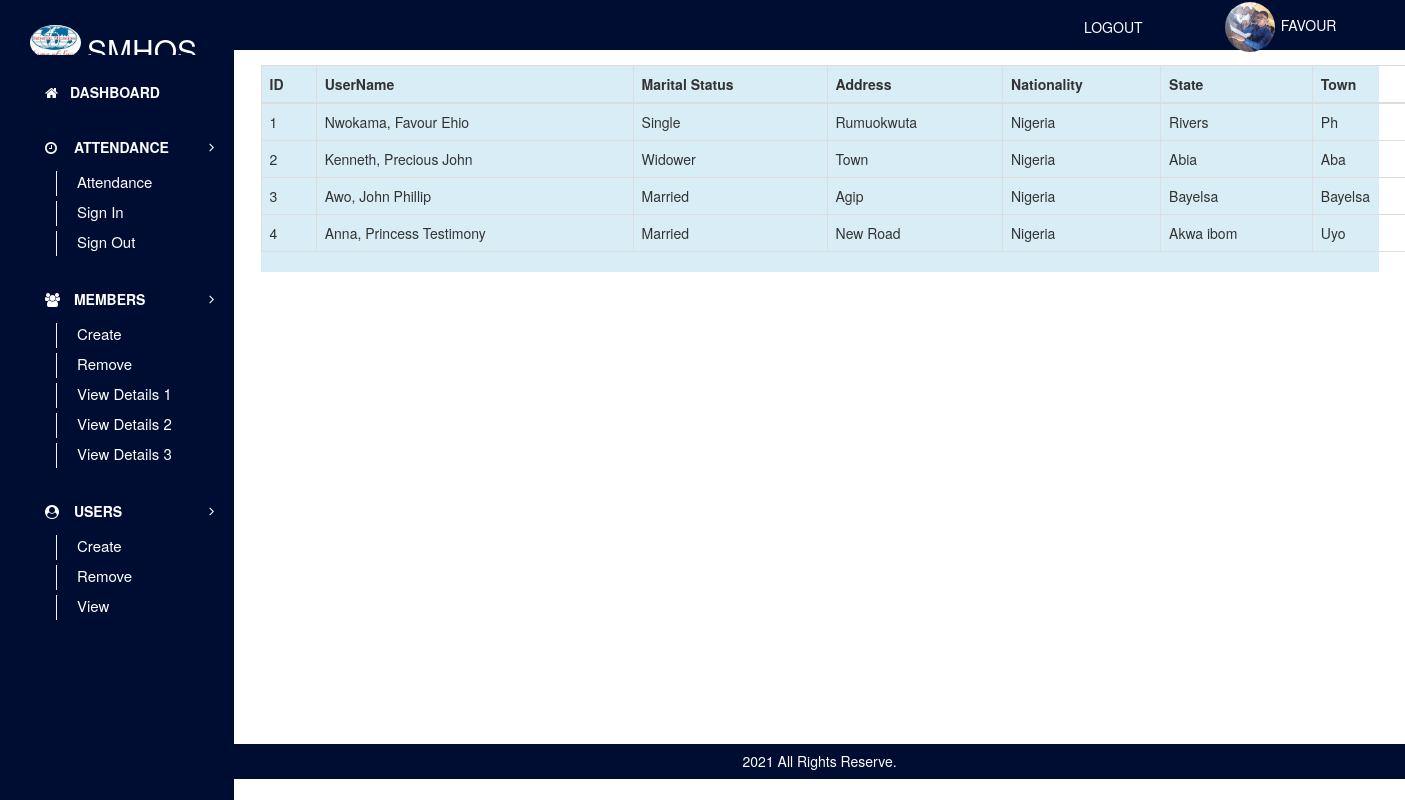
The app's page /viewMembers2 (signed in) with its own data.
### tables this page shows
CREATE TABLE `members` (
  `memId` int(11) NOT NULL,
  `lastName` varchar(20) NOT NULL,
  `firstName` varchar(20) NOT NULL,
  `otherName` varchar(20) NOT NULL,
  `dob` date NOT NULL,
  `sex` varchar(7) NOT NULL,
  `email` varchar(30) NOT NULL,
  `number` varchar(20) NOT NULL,
  `occupation` varchar(20) NOT NULL,
  `maritalStatus` varchar(10) NOT NULL,
  `address` varchar(50) NOT NULL,
  `nationality` varchar(20) NOT NULL,
  `state` varchar(20) NOT NULL,
  `town` varchar(20) NOT NULL,
  `areYouAMember` varchar(10) NOT NULL,
  `churchName` varchar(30) NOT NULL,
  `churchBranch` varchar(30) NOT NULL,
  `areYouBaptised` varchar(10) NOT NULL,
  `date` datetime NOT NULL DEFAULT CURRENT_TIMESTAMP,
  `status` varchar(10) NOT NULL
);

### config/dataBaseLink.php (called while the page is built, shortened)
<?php
class HomeCell{
private $connect = NULL;
public function __construct()
  {
$servername = "localhost";
$username = "root";
$password = "";
$dbname = "favhomecell";
  $this->connect = "";
  try{
  $this->connect = new PDO("mysql:host=$servername;dbname=$dbname", $username, $password);
  $this->connect->setAttribute(PDO::ATTR_ERRMODE, PDO::ERRMODE_EXCEPTION);
  $this->connect->exec("SET CHARACTER SET utf8");
    }
  catch(PDOException $e) {
  echo 'Error: ' . $e->getMessage();
        }
  }
 public function tbl_select($tblquery,$tblvalue = array())
 {
 try{
  $stmt = $this->connect->prepare($tblquery);
  $stmt->execute($tblvalue);
  $results = $stmt->fetchAll(PDO::FETCH_ASSOC);
  return $results;
} catch(PDOException $e) {
    echo 'Error: ' . $e->getMessage();
  }
 }
  }
?>

### pages/viewMembers2.php (the view)
<div class="bg-info">
<div class="container">
    <div class="row justify-content-center">
        <table class="table table-bordered table-hover" id="table">
            <thead>
                <tr>
                    <th>ID</th>
                    <th>UserName</th>
                    <th>Marital Status</th>
                    <th>Address</th>
                    <th>Nationality</th>
                    <th>State</th>
                    <th>Town</th>
                </tr>
            </thead>
            <tbody>
                <tr>
                    <?php
                        $tblquery = "SELECT * FROM members";
                        $tblvalue = array();
                        $select = $collect->tbl_select($tblquery, $tblvalue);
                        foreach($select as $data){
                            extract($data);
                            ?>
                            <?php
                                echo "
                                    <tr>
                                        <td>$memId</td>
                                        <td>$lastName, $firstName $otherName</td>
                                        <td>$maritalStatus</td>
                                        <td>$address</td>
                                        <td>$nationality</td>
                                        <td>$state</td>
                                        <td>$town</td>
                                    </tr>
                                ";
                        }
                    ?>
                </tr>
            </tbody>
        </table>
    </div>
</div>
</div>

### styles/stylesheet.css (style rules this page uses)
body { box-sizing: border-box; font-family: 'Roboto', sans-serif; margin: 0; overflow: hidden; padding: 0; }

### records on screen
members: memId "1", lastName "Nwokama", firstName "Favour", otherName "Ehio", maritalStatus "Single", address "Rumuokwuta", nationality "Nigeria", state "Rivers", town "Ph"
members: memId "2", lastName "Kenneth", firstName "Precious", otherName "John", maritalStatus "Widower", address "Town", nationality "Nigeria", state "Abia", town "Aba"
members: memId "3", lastName "Awo", firstName "John", otherName "Phillip", maritalStatus "Married", address "Agip", nationality "Nigeria", state "Bayelsa", town "Bayelsa"
members: memId "4", lastName "Anna", firstName "Princess", otherName "Testimony", maritalStatus "Married", address "New Road", nationality "Nigeria", state "Akwa ibom", town "Uyo"

### other values on screen
$_SESSION['userName'] "FAVOUR"
